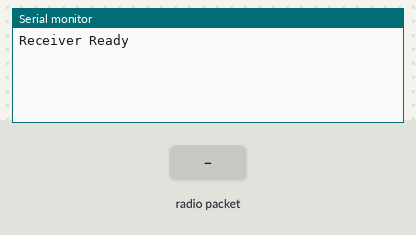
Recording of a sketch running on a simulated Arduino Uno, built with avr-gcc and run on an emulated ATmega328P. Parts: the last lines printed to the serial monitor. The inputs (shaded band) are chosen by the test bench. No radio packets arrive unless stated.

Above: at 1.2 s.
1.3 s: radio packet "1" arrives
At 2.4 s:
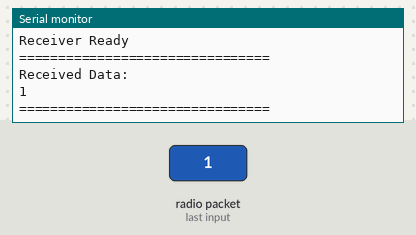
2.8 s: radio packet "0" arrives
At 3.5 s:
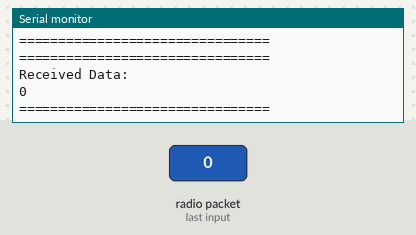
4.3 s: radio packet "2" arrives
At 4.6 s:
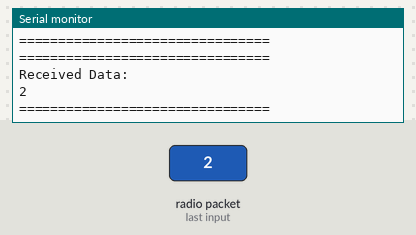

The sketch:

reciver_lora.ino
```cpp
#include <SPI.h>
#include <LoRa.h>

// -------- LoRa Pins --------
#define LORA_SS 5
#define LORA_RST 14
#define LORA_DIO0 2

void setup() {
  Serial.begin(115200);

  LoRa.setPins(LORA_SS, LORA_RST, LORA_DIO0);

  if (!LoRa.begin(433E6)) {
    Serial.println("LoRa Init Failed!");
    while (1);
  }

  Serial.println("Receiver Ready");
}

void loop() {
  int packetSize = LoRa.parsePacket();

  if (packetSize) {
    String receivedData = "";

    while (LoRa.available()) {
      receivedData += (char)LoRa.read();
    }

    Serial.println("================================");
    Serial.println("Received Data:");
    Serial.println(receivedData);
    Serial.println("================================");
  }
}
```

Measured:
- after the input at 1.3 s, the serial monitor: prints a new line at once (image 1)
- after the input at 2.8 s, the serial monitor: prints a new line at once (image 2)
- after the input at 4.3 s, the serial monitor: prints a new line at once (image 3)
